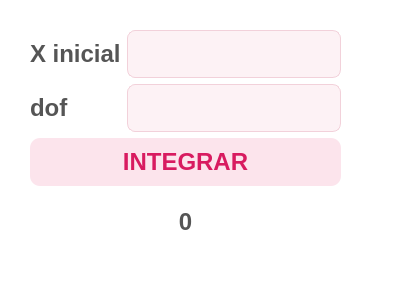
<?xml version="1.0" encoding="UTF-8"?>
<ui version="4.0">
 <class>Dialog</class>
 <widget class="QDialog" name="Dialog">
  <property name="geometry">
   <rect>
    <x>0</x>
    <y>0</y>
    <width>400</width>
    <height>300</height>
   </rect>
  </property>
  <property name="windowTitle">
   <string>Dialog</string>
  </property>
  <property name="styleSheet">
   <string notr="true">/* Configuración del Diálogo Principal */
QDialog {
    background-color: #ffffff; /* Fondo blanco puro para limpieza */
}

/* Etiquetas (QLabel) */
QLabel {
    color: #555555;
    font-size: 18pt;
    font-weight: 500;
    background: transparent;
}

/* Campos de Texto (QLineEdit) */
QLineEdit {
    background-color: #fdf2f5; /* Rosa muy tenue */
    border: 1px solid #f2d1da;
    border-radius: 8px; /* Bordes suaves */
    padding: 8px 12px;
    color: #333333;
    font-size: 18pt;
}

QLineEdit:focus {
    border: 2px solid #f06292; /* Resalte en rosa más intenso al escribir */
    background-color: #ffffff;
}

/* Botones (QPushButton) */
QPushButton {
    background-color: #fce4ec; /* Fondo rosa pastel */
    color: #d81b60; /* Texto rosa fuerte para contraste */
    border: none;
    border-radius: 10px;
    padding: 10px 20px;
    font-size: 18pt;
    font-weight: bold;
    min-width: 120px;
}

QPushButton:hover {
    background-color: #f8bbd0; /* Se oscurece ligeramente al pasar el mouse */
}

QPushButton:pressed {
    background-color: #f48fb1; /* Efecto de pulsado */
    color: #ffffff;
}

QPushButton:disabled {
    background-color: #eeeeee;
    color: #bdbdbd;
}</string>
  </property>
  <widget class="QWidget" name="layoutWidget">
   <property name="geometry">
    <rect>
     <x>30</x>
     <y>30</y>
     <width>311</width>
     <height>221</height>
    </rect>
   </property>
   <layout class="QVBoxLayout" name="verticalLayout">
    <item>
     <layout class="QGridLayout" name="gridLayout">
      <item row="0" column="0">
       <widget class="QLabel" name="label">
        <property name="text">
         <string>X inicial</string>
        </property>
       </widget>
      </item>
      <item row="0" column="1">
       <widget class="QLineEdit" name="lineEdit_x_inicial"/>
      </item>
      <item row="1" column="0">
       <widget class="QLabel" name="label_2">
        <property name="text">
         <string>dof</string>
        </property>
       </widget>
      </item>
      <item row="1" column="1">
       <widget class="QLineEdit" name="lineEdit_dof"/>
      </item>
     </layout>
    </item>
    <item>
     <widget class="QPushButton" name="boton_integrar">
      <property name="text">
       <string>INTEGRAR</string>
      </property>
     </widget>
    </item>
    <item>
     <widget class="QLabel" name="label_resultado">
      <property name="font">
       <font>
        <pointsize>18</pointsize>
        <weight>62</weight>
        <bold>true</bold>
       </font>
      </property>
      <property name="text">
       <string>0</string>
      </property>
      <property name="alignment">
       <set>Qt::AlignCenter</set>
      </property>
     </widget>
    </item>
   </layout>
  </widget>
 </widget>
 <resources/>
 <connections/>
</ui>
